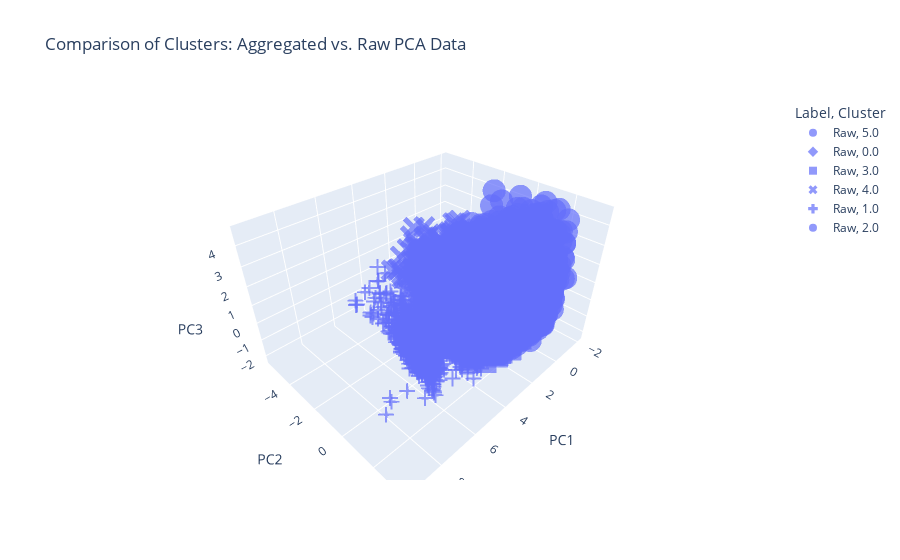

Notebook cell for this chart:
### Code cell
import plotly.express as px
import pandas as pd

# Combine raw + aggregated PCA data
combined_df = pd.concat([pca_raw_df, pca_agg_df], ignore_index=True)

# Plot with better separation of label and cluster
fig = px.scatter_3d(
    combined_df,
    x='PC1', y='PC2', z='PC3',
    color='Label',         # Label (Raw vs Aggregated) becomes color
    symbol='Cluster',      # Cluster ID becomes marker shape
    title="Comparison of Clusters: Aggregated vs. Raw PCA Data",
    opacity=0.7
)

fig.show()

### Figure 1 — Plotly figure (JSON) as saved in the notebook; plotly's stock layout.template omitted (floating-point values rounded to 4 significant figures; data arrays with more than 128 entries replaced by an {"elided": "..."} marker saying what was removed)
{"data": [{"hovertemplate": "Label=Raw<br>Cluster=5.0<br>PC1=%{x}<br>PC2=%{y}<br>PC3=%{z}<extra></extra>", "legendgroup": "Raw, 5.0", "marker": {"color": "#636efa", "opacity": 0.7, "symbol": "circle"}, "mode": "markers", "name": "Raw, 5.0", "scene": "scene", "showlegend": true, "type": "scatter3d", "x": {"elided": "8235 float values"}, "y": {"elided": "8235 float values"}, "z": {"elided": "8235 float values"}}, {"hovertemplate": "Label=Raw<br>Cluster=0.0<br>PC1=%{x}<br>PC2=%{y}<br>PC3=%{z}<extra></extra>", "legendgroup": "Raw, 0.0", "marker": {"color": "#636efa", "opacity": 0.7, "symbol": "diamond"}, "mode": "markers", "name": "Raw, 0.0", "scene": "scene", "showlegend": true, "type": "scatter3d", "x": {"elided": "8894 float values"}, "y": {"elided": "8894 float values"}, "z": {"elided": "8894 float values"}}, {"hovertemplate": "Label=Raw<br>Cluster=3.0<br>PC1=%{x}<br>PC2=%{y}<br>PC3=%{z}<extra></extra>", "legendgroup": "Raw, 3.0", "marker": {"color": "#636efa", "opacity": 0.7, "symbol": "square"}, "mode": "markers", "name": "Raw, 3.0", "scene": "scene", "showlegend": true, "type": "scatter3d", "x": {"elided": "4356 float values"}, "y": {"elided": "4356 float values"}, "z": {"elided": "4356 float values"}}, {"hovertemplate": "Label=Raw<br>Cluster=4.0<br>PC1=%{x}<br>PC2=%{y}<br>PC3=%{z}<extra></extra>", "legendgroup": "Raw, 4.0", "marker": {"color": "#636efa", "opacity": 0.7, "symbol": "x"}, "mode": "markers", "name": "Raw, 4.0", "scene": "scene", "showlegend": true, "type": "scatter3d", "x": {"elided": "3549 float values"}, "y": {"elided": "3549 float values"}, "z": {"elided": "3549 float values"}}, {"hovertemplate": "Label=Raw<br>Cluster=1.0<br>PC1=%{x}<br>PC2=%{y}<br>PC3=%{z}<extra></extra>", "legendgroup": "Raw, 1.0", "marker": {"color": "#636efa", "opacity": 0.7, "symbol": "cross"}, "mode": "markers", "name": "Raw, 1.0", "scene": "scene", "showlegend": true, "type": "scatter3d", "x": {"elided": "1413 float values"}, "y": {"elided": "1413 float values"}, "z": {"elided": "1413 float values"}}, {"hovertemplate": "Label=Raw<br>Cluster=2.0<br>PC1=%{x}<br>PC2=%{y}<br>PC3=%{z}<extra></extra>", "legendgroup": "Raw, 2.0", "marker": {"color": "#636efa", "opacity": 0.7, "symbol": "circle"}, "mode": "markers", "name": "Raw, 2.0", "scene": "scene", "showlegend": true, "type": "scatter3d", "x": {"elided": "8419 float values"}, "y": {"elided": "8419 float values"}, "z": {"elided": "8419 float values"}}], "layout": {"legend": {"title": {"text": "Label, Cluster"}, "tracegroupgap": 0}, "scene": {"domain": {"x": [0, 1], "y": [0, 1]}, "xaxis": {"title": {"text": "PC1"}}, "yaxis": {"title": {"text": "PC2"}}, "zaxis": {"title": {"text": "PC3"}}}, "title": {"text": "Comparison of Clusters: Aggregated vs. Raw PCA Data"}}}
